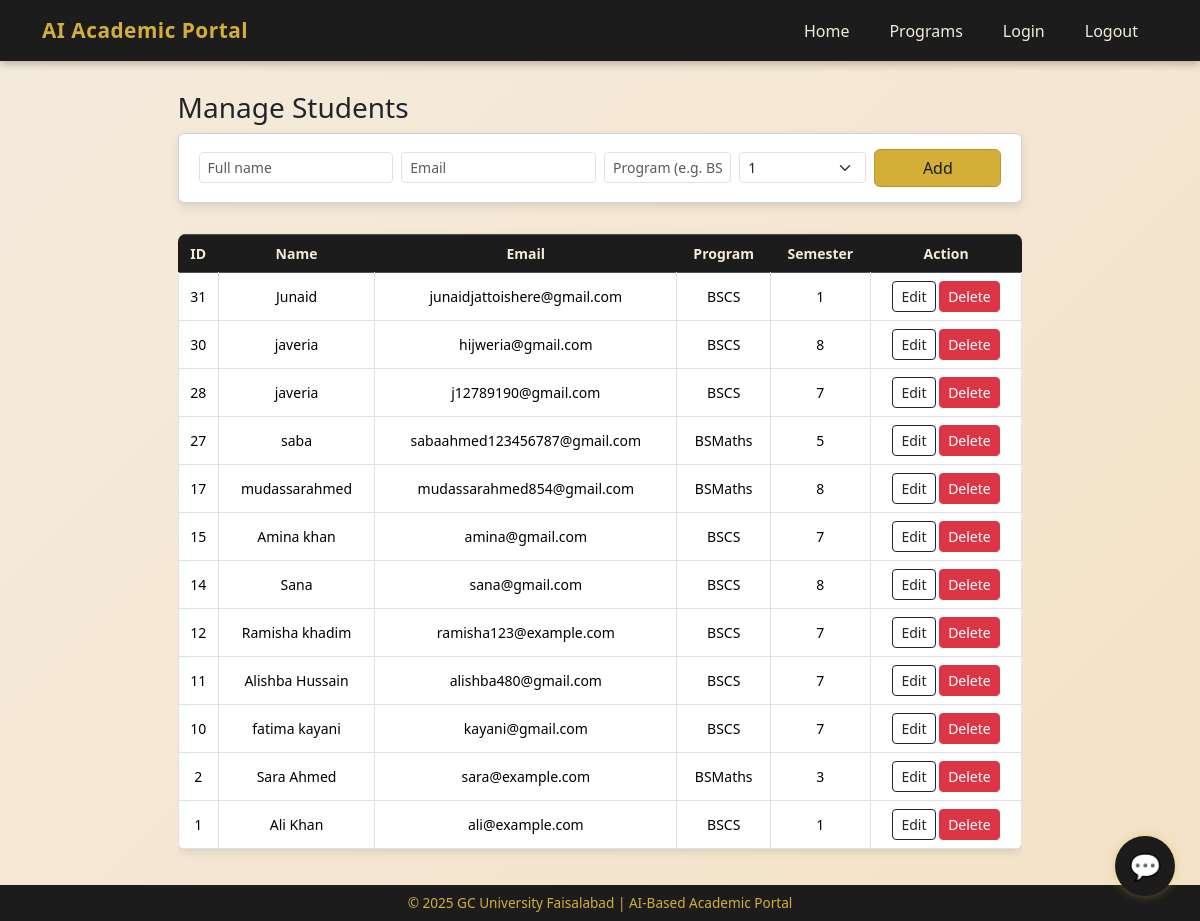
The page /manage_students.php (signed in) on the database its author committed.
### tables this page shows
CREATE TABLE `students` (
  `id` int(11) NOT NULL,
  `name` varchar(100) NOT NULL,
  `email` varchar(100) NOT NULL,
  `password` varchar(255) NOT NULL,
  `program` varchar(50) NOT NULL,
  `semester` int(2) NOT NULL,
  `is_verified` tinyint(1) DEFAULT 0,
  `verify_token` varchar(255) DEFAULT NULL
);

### manage_students.php (the view, shortened to what this page needs)
<?php
require_once 'includes/db_connect.php';
?>
<!doctype html>
<html lang="en">
<head>
  <link href="https://cdn.jsdelivr.net/npm/bootstrap@5.3.0/dist/css/bootstrap.min.css" rel="stylesheet">
</head>
<body>
<?php include('includes/header.php'); ?>
<div class="container-main">
  <h3>Manage Students</h3>
  <div class="card card-form mb-3">
    <form method="POST" class="row g-2 align-items-center">
      <div class="col-md-3">
        <input name="name" class="form-control form-control-sm" placeholder="Full name" required>
      </div>
      <div class="col-md-3">
        <input name="email" type="email" class="form-control form-control-sm" placeholder="Email" required>
      </div>
      <div class="col-md-2">
        <input name="program" class="form-control form-control-sm" placeholder="Program (e.g. BSCS)" required>
      </div>
      <div class="col-md-2">
        <select name="semester" class="form-select form-select-sm" required>
          <?php for($i=1;$i<=8;$i++){ echo "<option value='$i'>$i</option>"; } ?>
        </select>
      </div>
      <div class="col-md-2 text-end">
        <button name="add_student" class="btn btn-custom w-100">Add</button>
      </div>
    </form>
  </div>
  <div class="table-responsive">
    <table class="table table-bordered table-hover align-middle text-center">
      <thead class="table-dark">
        <tr>
          <th>ID</th>
          <th>Name</th>
          <th>Email</th>
          <th>Program</th>
          <th>Semester</th>
          <th>Action</th>
        </tr>
      </thead>
      <tbody>
        <?php
          $res = $conn->query("SELECT id, name, email, program, semester FROM students ORDER BY id DESC");
          while ($r = $res->fetch_assoc()) {
              echo "<tr>
                      <td>{$r['id']}</td>
                      <td>".htmlspecialchars($r['name'])."</td>
                      <td>".htmlspecialchars($r['email'])."</td>
                      <td>".htmlspecialchars($r['program'])."</td>
                      <td>{$r['semester']}</td>
                      <td>
                        <a class='btn btn-sm btn-outline-dark' href='edit_student.php?id={$r['id']}'>Edit</a>
                        <a class='btn btn-sm btn-danger' href='manage_students.php?delete={$r['id']}' onclick=\"return confirm('Delete this student?')\">Delete</a>
                      </td>
                    </tr>";
          }
        ?>
      </tbody>
    </table>
  </div>
</div>
<footer>
    © 2025 GC University Faisalabad | AI-Based Academic Portal
</footer>
<?php include('includes/chatbot.php'); ?>
</body>
</html>

### manage_students.php (style rules this page uses)
body { font-family: 'Poppins', sans-serif; background: linear-gradient(135deg, #F5EBDD, #F3E2C7); color: #1C1C1C; margin: 0; padding: 0; min-height: 100vh; display: flex; flex-direction: column; text-align: center; }
.container-main { flex: 1; padding-top: 30px; padding-bottom: 20px; max-width: 1100px; margin: 0 auto; }
h3 { color: #1C1C1C; font-weight: 600; margin-bottom: 10px; font-size: 1.4rem; }
.card-form { border-radius: 10px; background: #fff; padding: 15px 20px; box-shadow: 0 4px 10px rgba(0,0,0,0.1); border-top: 3px solid #D4AF37; text-align: left; }
.btn-custom { background-color: #D4AF37 !important; color: #1C1C1C !important; border: 1px solid #B9962F !important; border-radius: 6px; font-weight: 600; padding: 6px 12px; font-size: 14px; transition: all 0.3s ease; }
.table { background: #fff; border-radius: 8px; overflow: hidden; box-shadow: 0 3px 8px rgba(0,0,0,0.1); margin-top: 15px; font-size: 14px; }
thead.table-dark th { background-color: #1C1C1C; color: #F5EBDD; border: none; padding: 8px; }
tbody td { padding: 6px 10px; }
footer { background-color: #1C1C1C; color: #D4AF37; text-align: center; padding: 8px 0; margin-top: auto; font-size: 0.85rem; }

### includes/header.php (style rules this page uses)
body { background: linear-gradient(135deg, #F5EBDD, #F3E2C7); font-family: 'Poppins', sans-serif; }

### rows shown on the page
students: id "31", name "Junaid", email "junaidjattoishere@gmail.com", program "BSCS", semester "1"
students: id "30", name "javeria", email "hijweria@gmail.com", program "BSCS", semester "8"
students: id "28", name "javeria", email "j12789190@gmail.com", program "BSCS", semester "7"
students: id "27", name "saba", email "sabaahmed123456787@gmail.com", program "BSMaths", semester "5"
students: id "17", name "mudassarahmed", email "mudassarahmed854@gmail.com", program "BSMaths", semester "8"
students: id "15", name "Amina khan", email "amina@gmail.com", program "BSCS", semester "7"
students: id "14", name "Sana", email "sana@gmail.com", program "BSCS", semester "8"
students: id "12", name "Ramisha khadim", email "ramisha123@example.com", program "BSCS", semester "7"
students: id "11", name "Alishba Hussain", email "alishba480@gmail.com", program "BSCS", semester "7"
students: id "10", name "fatima kayani", email "kayani@gmail.com", program "BSCS", semester "7"
students: id "2", name "Sara Ahmed", email "sara@example.com", program "BSMaths", semester "3"
students: id "1", name "Ali Khan", email "ali@example.com", program "BSCS", semester "1"

### other values the page prints
form field semester "1"
